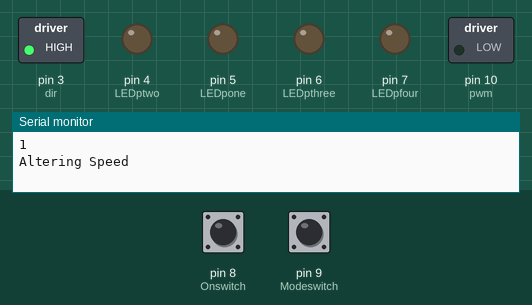
Recording of a sketch running on a simulated Arduino Uno, built with avr-gcc and run on an emulated ATmega328P. Parts: switched loads named in the sketch (green lamp = pin HIGH), output pins drawn as LEDs (lit = HIGH), the last lines printed to the serial monitor. The inputs (shaded band) are chosen by the test bench; at power-on: pin 9 (Modeswitch) HIGH, pin 8 (Onswitch) HIGH.

Above: at 0.05 s.
At 2.0 s:
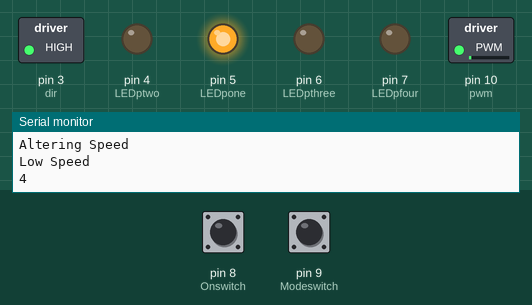
2.1 s: pin 9 (Modeswitch) pulled LOW for 3.2 s
6.8 s: pin 8 (Onswitch) pulled LOW for 3.2 s
At 45.6 s:
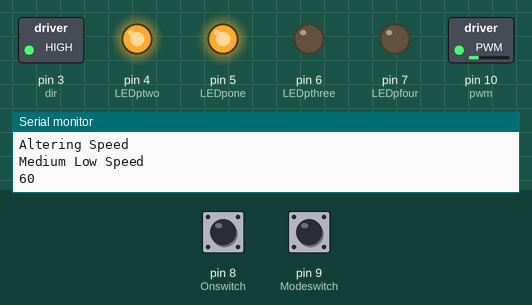
Timing chart, 0 to 47.2 s (numbered marks = the images above; inputs shaded):
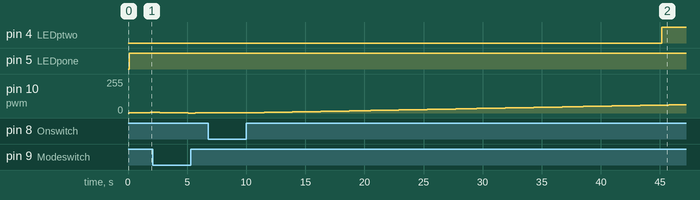

Measured:
- after the input at 6.8 s, pin 4 (LEDptwo): LOW → HIGH after 38.3 s instead of 34.3 s

The sketch:

MotorControlVariableSpeed.ino
```cpp
const int Onswitch = 8;
const int Modeswitch = 9;
const int LEDpfour = 7;
const int LEDpthree = 6;
const int LEDpone = 5;
const int LEDptwo = 4;
const int pwm = 10;
const int dir = 3;

int OnSwitch = 0;
int ModeSwitch = 0;

int LEDone = 0;
int LEDtwo = 0;
int LEDthree = 0;
int LEDfour= 0;

int value = 0;

void setup() {
  Serial.begin(9600);

  pinMode(pwm,OUTPUT);
  pinMode(dir,OUTPUT);

  pinMode(Onswitch, INPUT_PULLUP);
  pinMode(Modeswitch, INPUT_PULLUP);

  pinMode(LEDpone, OUTPUT);
  pinMode(LEDptwo, OUTPUT);
  pinMode(LEDpthree, OUTPUT);
  pinMode(LEDpfour, OUTPUT);

  digitalWrite(dir, HIGH);
}

void loop() {
  OnSwitch = digitalRead(Onswitch);
  Serial.println(OnSwitch);

  if (OnSwitch == HIGH) {
    Serial.println("Altering Speed");
      delay(100);
    ModeSwitch = digitalRead(Modeswitch);

    if (ModeSwitch == 1){
      value++;
    }

      else{
        value--;
      delay(200);
      }

     if(value>255) {
        value= 255;
     }
      else if(value<0){
       value= 0;
      }
      else if (value>0 && value<60){
        Serial.println("Low Speed");
        digitalWrite(LEDpone, HIGH);
        digitalWrite(LEDptwo, LOW);
        digitalWrite(LEDpthree,LOW);
        digitalWrite(LEDpfour, LOW);
      }
      else if (value>49 && value<120){
        Serial.println("Medium Low Speed");
        digitalWrite(LEDpone, HIGH);
        digitalWrite(LEDptwo, HIGH);
        digitalWrite(LEDpthree,LOW);
        digitalWrite(LEDpfour, LOW);
      }
      else if (value>99 && value<180){
        Serial.println("Medium High Speed");
        digitalWrite(LEDpone, HIGH);
        digitalWrite(LEDptwo, HIGH);
        digitalWrite(LEDpthree,HIGH);
        digitalWrite(LEDpfour, LOW);
      }
      else if (value>149 && value<255){
        Serial.println("High Speed Speed");
        digitalWrite(LEDpone, HIGH);
        digitalWrite(LEDptwo, HIGH);
        digitalWrite(LEDpthree,HIGH);
        digitalWrite(LEDpfour, HIGH);
      }
  }
    else{
      value=value;
      Serial.println("Constant Speed");
      delay(500);
    }
    analogWrite(pwm, value);
    Serial.println(value);
    delay(500);
    }
```
